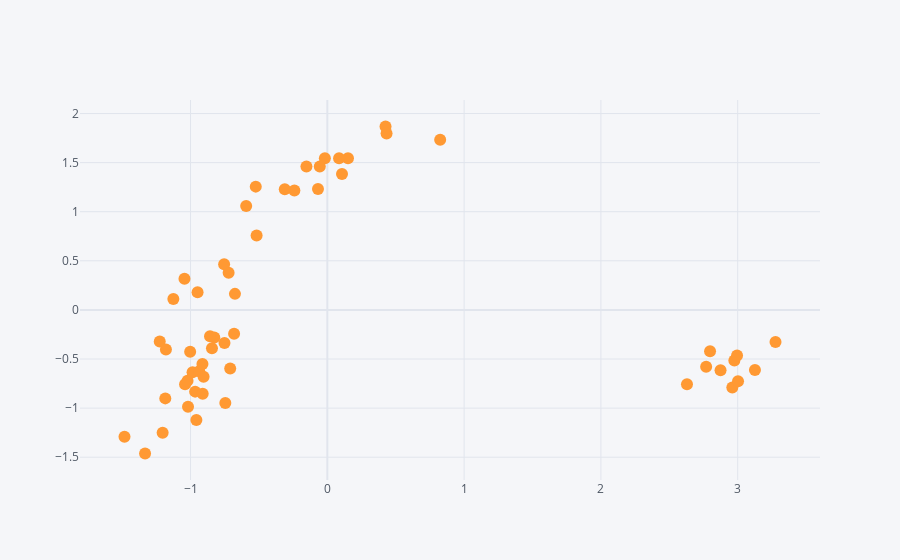

The notebook cell this image was saved under:
### Code cell
Xp.iplot(kind="scatter", mode="markers", x="p1", y="p2")

### Figure 1 — Plotly figure (JSON) as saved in the notebook; plotly's stock layout.template omitted (floating-point values rounded to 4 significant figures)
{"data": [{"line": {"color": "rgba(255, 153, 51, 1.0)", "dash": "solid", "shape": "linear", "width": 1.3}, "marker": {"size": 12, "symbol": "circle"}, "mode": "markers", "name": "p2", "text": "", "type": "scatter", "x": [-1.483, -1.185, -1.333, 2.961, -1.204, -1.225, 2.874, -0.06838, -1.126, -1.04, -1.018, 0.8249, -0.8264, 3.002, 2.769, -0.5171, 0.4254, -0.9664, -0.5233, -0.6816, -0.8434, -0.2409, -1.18, -1.022, -1.044, 2.629, -0.7459, -1.003, 3.126, 0.151, 3.276, 2.798, 2.976, -0.8577, -0.6754, 0.433, -0.7217, -0.9853, -0.7101, -0.9364, 0.1071, -0.9131, -0.3111, -0.9047, -0.5933, -0.01802, -0.7519, -0.1528, -0.9112, -0.05525, 0.08578, -0.7545, -0.9486, 2.995, -0.9574], "y": [-1.293, -0.9011, -1.462, -0.79, -1.251, -0.3215, -0.6149, 1.232, 0.1119, -0.758, -0.9861, 1.733, -0.2809, -0.7274, -0.5793, 0.7574, 1.868, -0.8324, 1.255, -0.2437, -0.3901, 1.216, -0.4043, -0.7207, 0.3183, -0.7583, -0.947, -0.4265, -0.6123, 1.544, -0.3269, -0.4211, -0.5155, -0.2675, 0.1633, 1.796, 0.3783, -0.6346, -0.5969, -0.6244, 1.384, -0.5518, 1.228, -0.6808, 1.058, 1.544, -0.3377, 1.461, -0.854, 1.46, 1.543, 0.466, 0.1807, -0.465, -1.122]}], "layout": {"legend": {"bgcolor": "#F5F6F9", "font": {"color": "#4D5663"}}, "paper_bgcolor": "#F5F6F9", "plot_bgcolor": "#F5F6F9", "title": {"font": {"color": "#4D5663"}}, "xaxis": {"gridcolor": "#E1E5ED", "showgrid": true, "tickfont": {"color": "#4D5663"}, "title": {"font": {"color": "#4D5663"}, "text": ""}, "zerolinecolor": "#E1E5ED"}, "yaxis": {"gridcolor": "#E1E5ED", "showgrid": true, "tickfont": {"color": "#4D5663"}, "title": {"font": {"color": "#4D5663"}, "text": ""}, "zerolinecolor": "#E1E5ED"}}}
